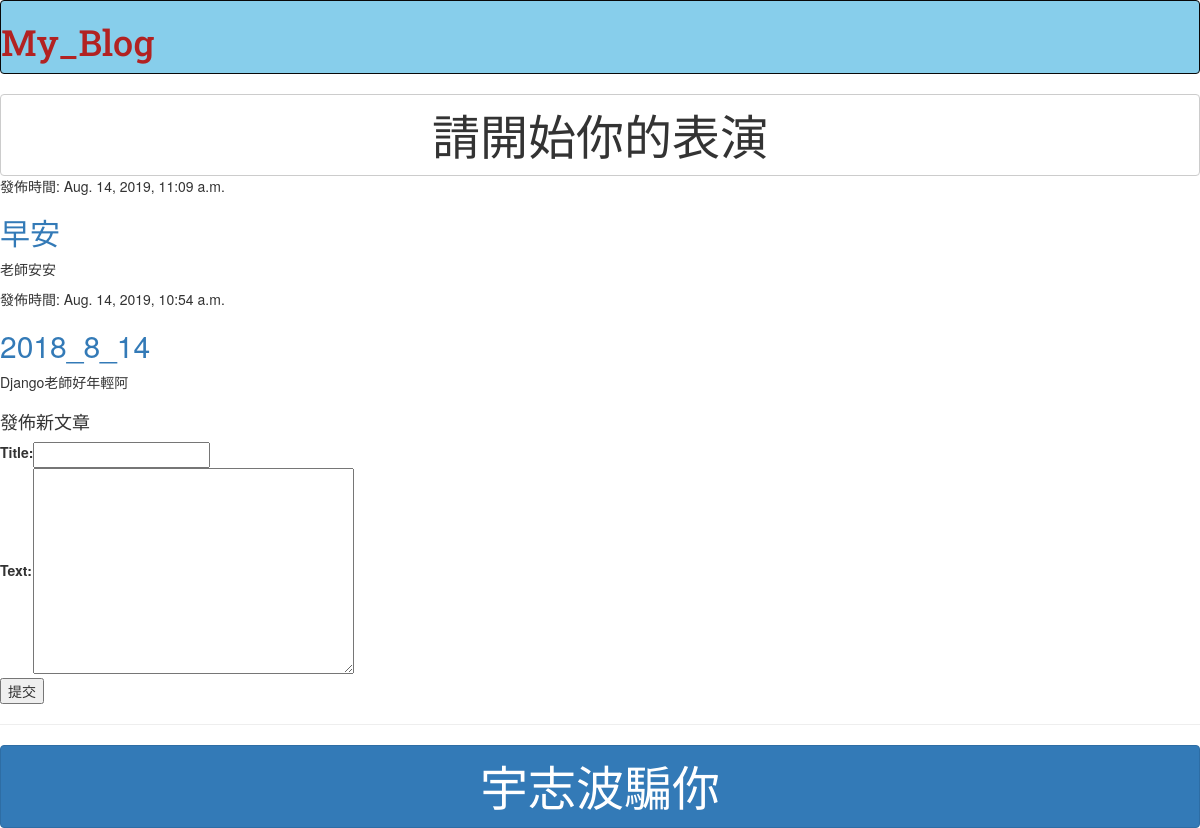
/blog/, run on an earlier commit of the app's database.
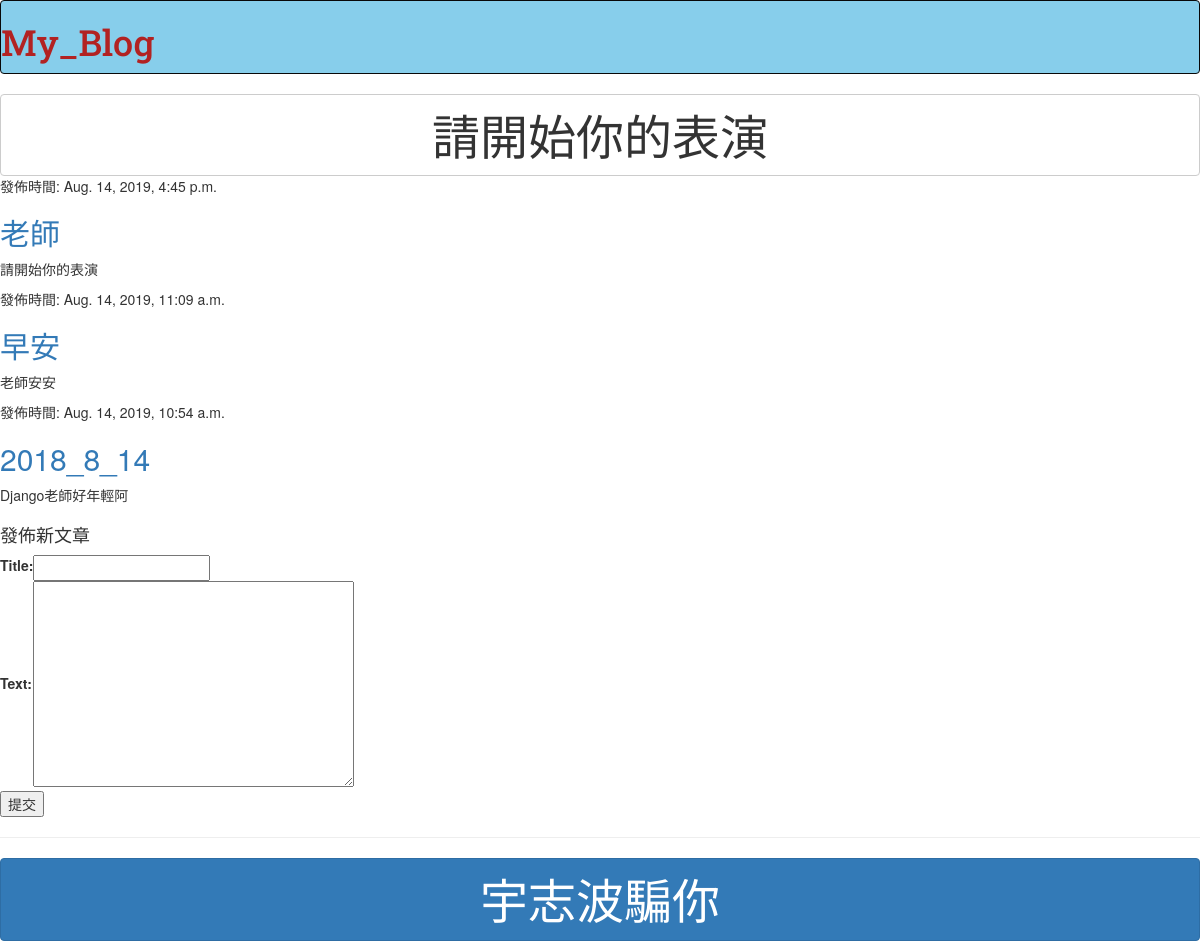
And on a later commit of the database.
### blog/models.py (models this page shows, shortened)
class Post(models.Model):
    author = models.ForeignKey('auth.user',on_delete=models.CASCADE,null=False)
    title = models.CharField(max_length=200)
    text = models.TextField()
    created_date = models.DateTimeField(default=timezone.now)

### blog/views.py (the view)
# urls.py: path('', views.post_list, name='post_list'),
def post_list(request):
    posts = Post.objects.all().order_by('-created_date') # '-' = desc 遞減
    post_form = PostForm()
    return render(request, 'blog/post_list.html', locals())

### blog/forms.py
class PostForm(forms.Form):
    title = forms.CharField(max_length=100)
    text = forms.CharField(max_length=2000, widget= forms.Textarea())

### blog/templates/blog/post_list.html (shortened to what this page needs)
{% extends 'blog/base.html' %}
{% block content %}
  <button type="button" class="btn btn-default btn-block"><font size="12">請開始你的表演</font></button>
    <div>
        {% for post in posts %}
        <p>發佈時間: {{post.created_date}}</p>
        <h2><a href="/blog/{{post.id}}">{{post.title}}</a></h2>
        <p>{{post.text | linebreaks}}</p>
        {%endfor%}
    </div>
    <div class="row">
        <div class="col-md-8">
            <h4>發佈新文章</h4>
        </div>
        <div class="col-md-8">
            <form action="/blog/add_record" method="post" accept-charset="utf-8">
                <table>
                    {{post_form.as_table}}
                </table>
                <input type="submit" name="add_record" value="提交">
            </form>
        </div>
    </div>
    <hr>
  <button type="button" class="btn btn-primary btn-block"><font size="16">宇志波騙你</font></button>
{% endblock %}

### blog/templates/blog/base.html (shortened to what this page needs)
{% load staticfiles %}
<!DOCTYPE html>
<html lang="en">
    <head>
        <link rel="stylesheet" href="https://maxcdn.bootstrapcdn.com/bootstrap/3.4.0/css/bootstrap.min.css">
        <link rel="stylesheet" href="/static/css/blog.css">
    </head>
    <body>
      <nav class="navbar navbar-inverse">
          <h1><a href="">My_Blog</a></h1>
      </nav>
        {%block content%}{% endblock %}
    </body>
</html>

### blog/static/css/blog.css (style rules this page uses)
.navbar-inverse { background-color:#87CEEB; }
h1 a { color:#B22222; font-family: 'Roboto Slab', serif; }

What changed in the data, as far as the page shows it:
added Post: created_date "Aug. 14, 2019, 4:45 p.m.", title "老師", text "請開始你的表演"
